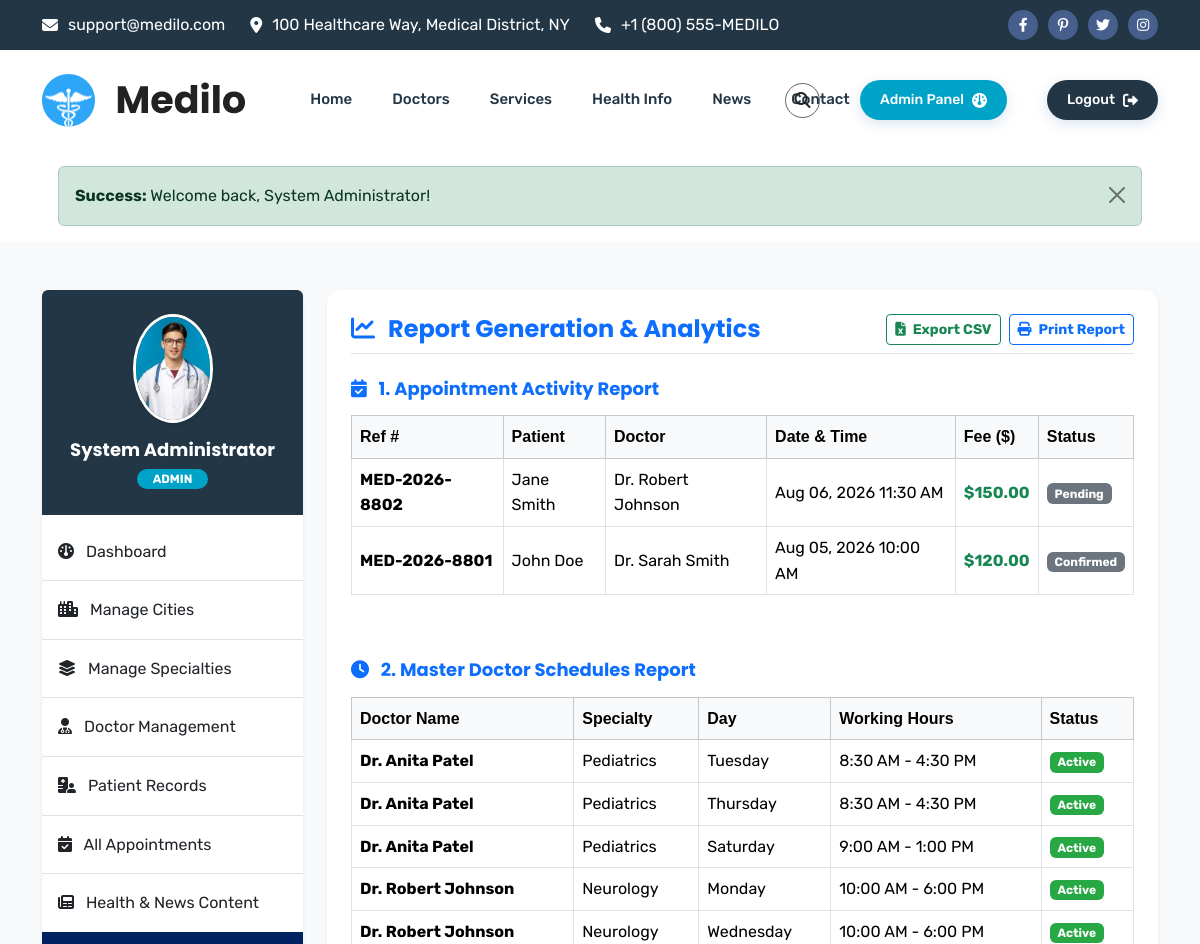
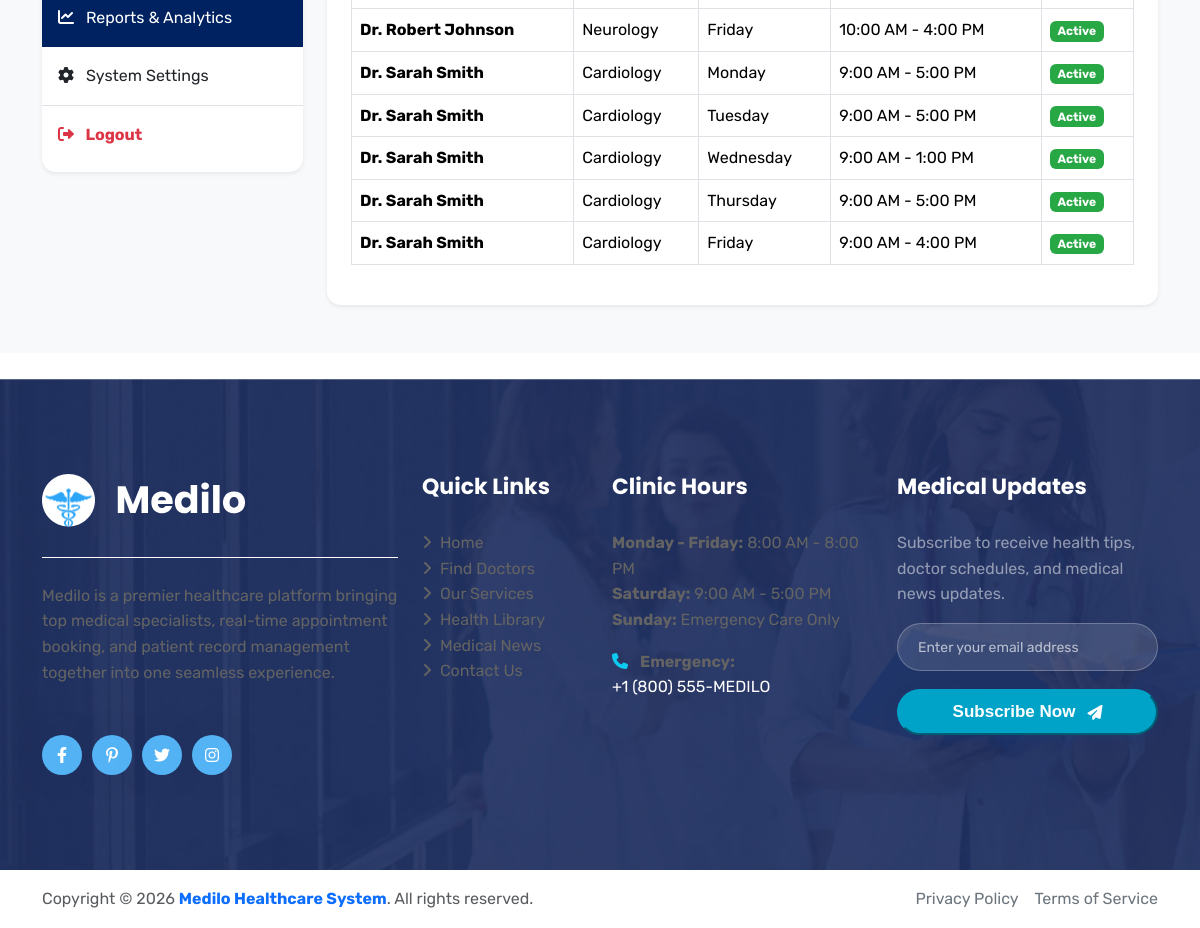
Screenshot of /admin/reports.php (signed in) with the database file from the repository (2 pictures, top to bottom).
### tables this page shows
CREATE TABLE `appointments` (
  `id` INT AUTO_INCREMENT PRIMARY KEY,
  `appointment_number` VARCHAR(50) UNIQUE NOT NULL,
  `patient_id` INT NOT NULL,
  `doctor_id` INT NOT NULL,
  `appointment_date` DATE NOT NULL,
  `appointment_time` TIME NOT NULL,
  `reason` TEXT,
  `fee` DECIMAL(10,2) NOT NULL,
  `status` ENUM('Pending', 'Confirmed', 'Completed', 'Cancelled') DEFAULT 'Pending',
  `payment_status` ENUM('Unpaid', 'Paid', 'Refunded') DEFAULT 'Unpaid',
  `payment_method` VARCHAR(50) DEFAULT NULL,
  `transaction_id` VARCHAR(100) DEFAULT NULL,
  `created_at` DATETIME DEFAULT CURRENT_TIMESTAMP,
  FOREIGN KEY (`patient_id`) REFERENCES `patients`(`id`) ON DELETE CASCADE,
  FOREIGN KEY (`doctor_id`) REFERENCES `doctors`(`id`) ON DELETE CASCADE
);

CREATE TABLE `users` (
  `id` INT AUTO_INCREMENT PRIMARY KEY,
  `username` VARCHAR(50) UNIQUE NOT NULL,
  `password` VARCHAR(255) NOT NULL,
  `email` VARCHAR(100) UNIQUE NOT NULL,
  `full_name` VARCHAR(100) NOT NULL,
  `phone` VARCHAR(30) NOT NULL,
  `address` TEXT NOT NULL,
  `role` ENUM('admin', 'doctor', 'patient') NOT NULL DEFAULT 'patient',
  `created_at` DATETIME DEFAULT CURRENT_TIMESTAMP
);

CREATE TABLE `doctor_schedules` (
  `id` INT AUTO_INCREMENT PRIMARY KEY,
  `doctor_id` INT NOT NULL,
  `day_of_week` ENUM('Monday', 'Tuesday', 'Wednesday', 'Thursday', 'Friday', 'Saturday', 'Sunday') NOT NULL,
  `start_time` TIME NOT NULL,
  `end_time` TIME NOT NULL,
  `slot_duration` INT DEFAULT 30,
  `is_available` TINYINT(1) DEFAULT 1,
  FOREIGN KEY (`doctor_id`) REFERENCES `doctors`(`id`) ON DELETE CASCADE
);

CREATE TABLE `specialties` (
  `id` INT AUTO_INCREMENT PRIMARY KEY,
  `name` VARCHAR(100) NOT NULL,
  `description` TEXT,
  `icon` VARCHAR(100) DEFAULT 'fa-solid fa-stethoscope',
  `created_at` DATETIME DEFAULT CURRENT_TIMESTAMP
);

### config/db.php (called while the page is built, shortened)
<?php
require_once __DIR__ . '/config.php';
class Database {
    private static $instance = null;
    private $pdo;
    private function __construct() {
        try {
            $options = [
                PDO::ATTR_ERRMODE => PDO::ERRMODE_EXCEPTION,
                PDO::ATTR_DEFAULT_FETCH_MODE => PDO::FETCH_ASSOC,
                PDO::ATTR_EMULATE_PREPARES => false,
            ];
            $dsn = "mysql:host=" . DB_HOST . ";dbname=" . DB_NAME . ";charset=utf8mb4";
            $this->pdo = new PDO($dsn, DB_USER, DB_PASS, $options);
            $this->checkAndInitializeSchema();
        } catch (PDOException $e) {
            die("Database Connection Error: " . $e->getMessage());
        }
    }
    public static function getInstance() {
        if (self::$instance === null) {
            self::$instance = new Database();
        }
        return self::$instance;
    }
    public function query($sql, $params = []) {
        try {
            $stmt = $this->pdo->prepare($sql);
            $stmt->execute($params);
            return $stmt;
        } catch (PDOException $e) {
            error_log("Database Query Error: " . $e->getMessage() . " | SQL: " . $sql);
            throw new Exception("Database operation failed: " . $e->getMessage());
        }
    }
    private function checkAndInitializeSchema() {
        try {
            $stmt = $this->pdo->query("SHOW TABLES LIKE 'users'");
        } catch (Exception $e) {
            error_log("Schema initialization error: " . $e->getMessage());
        }
    }
}
function fetchAll($sql, $params = []) {
    return Database::getInstance()->query($sql, $params)->fetchAll();
}

### admin/reports.php (the view, shortened to what this page needs)
<?php
require_once __DIR__ . '/../config/db.php';
$appointment_report = fetchAll("
    SELECT a.*, u_pat.full_name AS patient_name, u_doc.full_name AS doctor_name, s.name AS specialty_name
    FROM appointments a
    JOIN patients p ON a.patient_id = p.id
    JOIN users u_pat ON p.user_id = u_pat.id
    JOIN doctors d ON a.doctor_id = d.id
    JOIN users u_doc ON d.user_id = u_doc.id
    JOIN specialties s ON d.specialty_id = s.id
    ORDER BY a.id DESC LIMIT 15
");
$doctor_schedules_report = fetchAll("
    SELECT u.full_name, s.name AS specialty_name, ds.day_of_week, ds.start_time, ds.end_time, ds.is_available
    FROM doctor_schedules ds
    JOIN doctors d ON ds.doctor_id = d.id
    JOIN users u ON d.user_id = u.id
    JOIN specialties s ON d.specialty_id = s.id
    ORDER BY u.full_name ASC, FIELD(ds.day_of_week, 'Monday','Tuesday','Wednesday','Thursday','Friday','Saturday','Sunday')
");
include_once __DIR__ . '/../includes/header.php';
?>
<section class="py-5 bg-light">
    <div class="container">
        <div class="row gy-4">
            <div class="col-lg-3">
                <?php include_once __DIR__ . '/../includes/sidebar.php'; ?>
            </div>
            <div class="col-lg-9">
                <div class="card border-0 shadow-sm rounded-3 p-4">
                    <div class="d-flex justify-content-between align-items-center mb-4 border-bottom pb-2">
                        <h4 class="mb-0 text-primary"><i class="fa-solid fa-chart-line me-2"></i> Report Generation & Analytics</h4>
                        <div class="d-flex gap-2">
                            <a href="<?php echo APP_URL; ?>/admin/reports.php?export=appointments_csv" class="btn btn-outline-success btn-sm fw-bold">
                                <i class="fa-solid fa-file-excel me-1"></i> Export CSV
                            </a>
                            <button onclick="window.print();" class="btn btn-outline-primary btn-sm fw-bold">
                                <i class="fa-solid fa-print me-1"></i> Print Report
                            </button>
                        </div>
                    </div>
                    <h5 class="fw-bold text-primary mb-3"><i class="fa-solid fa-calendar-check me-2"></i> 1. Appointment Activity Report</h5>
                    <div class="table-responsive mb-5">
                        <table class="table table-bordered align-middle">
                            <thead class="table-light">
                                <tr>
                                    <th>Ref #</th>
                                    <th>Patient</th>
                                    <th>Doctor</th>
                                    <th>Date & Time</th>
                                    <th>Fee ($)</th>
                                    <th>Status</th>
                                </tr>
                            </thead>
                            <tbody>
                                <?php foreach ($appointment_report as $apt): ?>
                                    <tr>
                                        <td class="fw-bold"><?php echo htmlspecialchars($apt['appointment_number']); ?></td>
                                        <td><?php echo htmlspecialchars($apt['patient_name']); ?></td>
                                        <td><?php echo htmlspecialchars($apt['doctor_name']); ?></td>
                                        <td><?php echo date('M d, Y', strtotime($apt['appointment_date'])) . ' ' . date('g:i A', strtotime($apt['appointment_time'])); ?></td>
                                        <td class="fw-bold text-success">$<?php echo number_format($apt['fee'], 2); ?></td>
                                        <td><span class="badge bg-secondary"><?php echo htmlspecialchars($apt['status']); ?></span></td>
                                    </tr>
                                <?php endforeach; ?>
                            </tbody>
                        </table>
                    </div>
                    <h5 class="fw-bold text-primary mb-3"><i class="fa-solid fa-clock me-2"></i> 2. Master Doctor Schedules Report</h5>
                    <div class="table-responsive">
                        <table class="table table-bordered align-middle">
                            <thead class="table-light">
                                <tr>
                                    <th>Doctor Name</th>
                                    <th>Specialty</th>
                                    <th>Day</th>
                                    <th>Working Hours</th>
                                    <th>Status</th>
                                </tr>
                            </thead>
                            <tbody>
                                <?php foreach ($doctor_schedules_report as $ds): ?>
                                    <tr>
                                        <td class="fw-bold"><?php echo htmlspecialchars($ds['full_name']); ?></td>
                                        <td><?php echo htmlspecialchars($ds['specialty_name']); ?></td>
                                        <td><?php echo htmlspecialchars($ds['day_of_week']); ?></td>
                                        <td><?php echo date('g:i A', strtotime($ds['start_time'])) . ' - ' . date('g:i A', strtotime($ds['end_time'])); ?></td>
                                        <td><span class="badge bg-success">Active</span></td>
                                    </tr>
                                <?php endforeach; ?>
                            </tbody>
                        </table>
                    </div>
                </div>
            </div>
        </div>
    </div>
</section>
<?php include_once __DIR__ . '/../includes/footer.php'; ?>

### includes/header.php (style rules this page uses)
.card, .cs_card, .cs_iconbox { transition: transform 0.3s cubic-bezier(0.4, 0, 0.2, 1), box-shadow 0.3s cubic-bezier(0.4, 0, 0.2, 1) !important; border-radius: 14px !important; }

### rows the page displays
appointments: appointment_number "MED-2026-8802", users.full_name "Jane Smith", users.full_name "Dr. Robert Johnson", appointment_date "Aug 06, 2026", appointment_time "11:30 AM", fee "150.00", status "Pending"
appointments: appointment_number "MED-2026-8801", users.full_name "John Doe", users.full_name "Dr. Sarah Smith", appointment_date "Aug 05, 2026", appointment_time "10:00 AM", fee "120.00", status "Confirmed"
doctor_schedules: users.full_name "Dr. Anita Patel", specialties.name "Pediatrics", day_of_week "Tuesday", start_time "8:30 AM", end_time "4:30 PM"
doctor_schedules: users.full_name "Dr. Anita Patel", specialties.name "Pediatrics", day_of_week "Thursday", start_time "8:30 AM", end_time "4:30 PM"
doctor_schedules: users.full_name "Dr. Anita Patel", specialties.name "Pediatrics", day_of_week "Saturday", start_time "9:00 AM", end_time "1:00 PM"
doctor_schedules: users.full_name "Dr. Robert Johnson", specialties.name "Neurology", day_of_week "Monday", start_time "10:00 AM", end_time "6:00 PM"
doctor_schedules: users.full_name "Dr. Robert Johnson", specialties.name "Neurology", day_of_week "Wednesday", start_time "10:00 AM", end_time "6:00 PM"
doctor_schedules: users.full_name "Dr. Robert Johnson", specialties.name "Neurology", day_of_week "Friday", start_time "10:00 AM", end_time "4:00 PM"
doctor_schedules: users.full_name "Dr. Sarah Smith", specialties.name "Cardiology", day_of_week "Monday", start_time "9:00 AM", end_time "5:00 PM"
doctor_schedules: users.full_name "Dr. Sarah Smith", specialties.name "Cardiology", day_of_week "Tuesday", start_time "9:00 AM", end_time "5:00 PM"
doctor_schedules: users.full_name "Dr. Sarah Smith", specialties.name "Cardiology", day_of_week "Wednesday", start_time "9:00 AM", end_time "1:00 PM"
doctor_schedules: users.full_name "Dr. Sarah Smith", specialties.name "Cardiology", day_of_week "Thursday", start_time "9:00 AM", end_time "5:00 PM"
doctor_schedules: users.full_name "Dr. Sarah Smith", specialties.name "Cardiology", day_of_week "Friday", start_time "9:00 AM", end_time "4:00 PM"

### other values shown
$type "Success"
$msg "Welcome back, System Administrator!"
$user['full_name'] "System Administrator"
$user['role'] "ADMIN"
